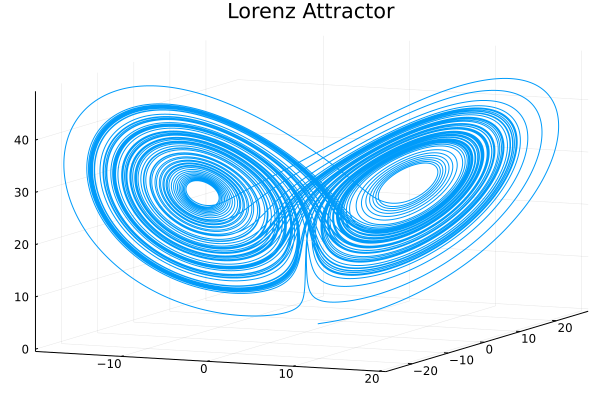

Write Julia code to recreate this figure.
using Plots

x = Float64[]
y = Float64[]
z = Float64[]
xyz = [x, y, z]

σ, ρ, β = 10.0, 28.0, 8/3

push!.(xyz, 1)

t = 0
dt = 0.001

function dx(σ, y, x)
	σ*(y - x)
end

function dy(x, ρ, z, y)
	x*(ρ - z) - y
end

function dz(x, y, β, z)
	x*y - β*z
end

while t < 100
	push!(x, x[end] + dt*dx(σ, y[end], x[end]))
	push!(y, y[end] + dt*dy(x[end], ρ, z[end], y[end]))
	push!(z, z[end] + dt*dz(x[end], y[end], β, z[end]))
	global t = t + dt
end

plot(x, y, z, label=false, title="Lorenz Attractor")
savefig("lorenz.png")
